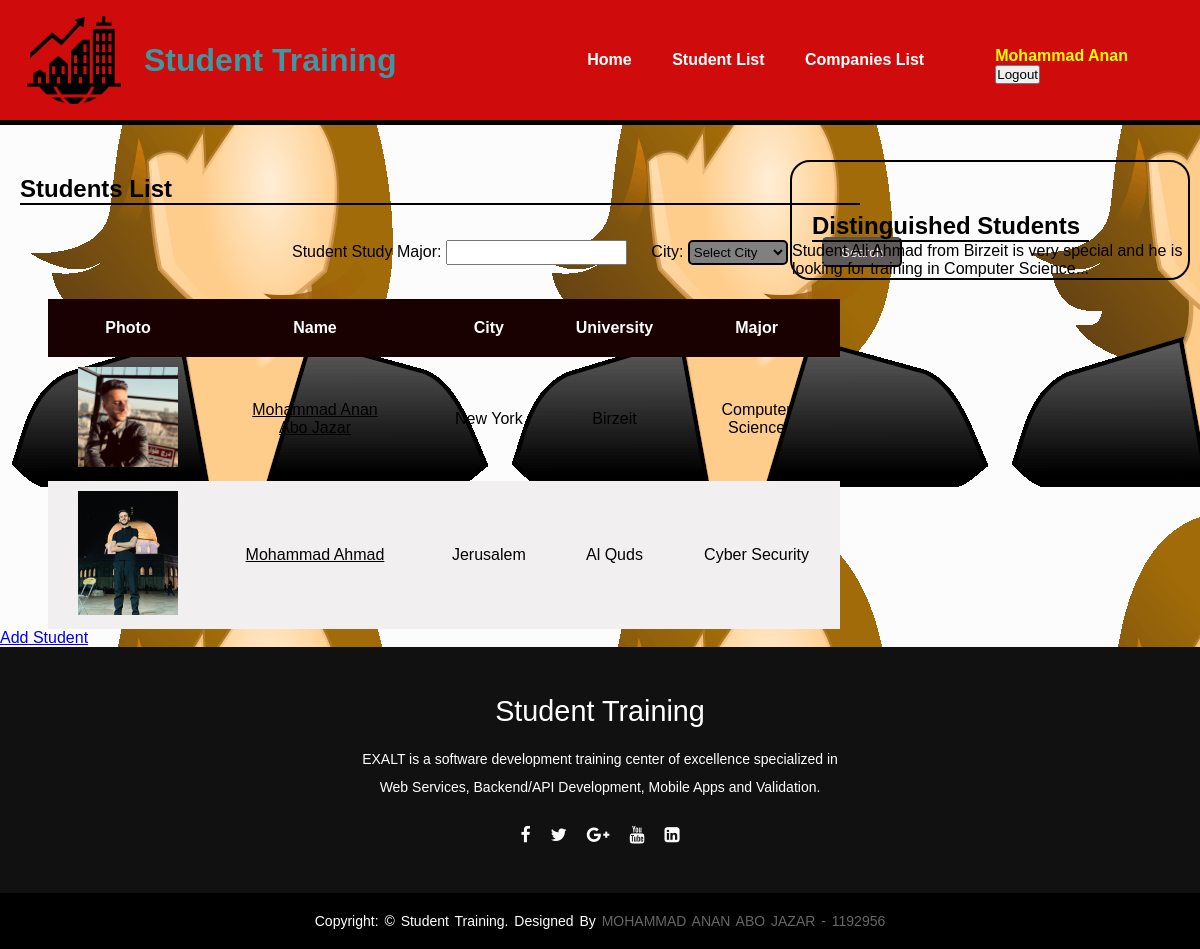
/students.php (signed in), run on the app's committed database.
### tables this page shows
CREATE TABLE `student` (
  `id` int(50) NOT NULL,
  `name` varchar(50) NOT NULL,
  `cityid` int(50) NOT NULL,
  `email` varchar(50) NOT NULL,
  `tel` varchar(50) NOT NULL,
  `university` varchar(50) NOT NULL,
  `major` varchar(50) NOT NULL,
  `projects` varchar(100) NOT NULL,
  `interests` varchar(200) NOT NULL,
  `photopath` varchar(100) NOT NULL,
  `userid` int(11) NOT NULL
);

CREATE TABLE `city` (
  `id` int(50) NOT NULL,
  `name` varchar(50) NOT NULL,
  `country` varchar(50) NOT NULL
);

### model.php (called while the page is built, shortened)
<?php
    class Model{
        public function getStudentsRecord(){
            $object_db = new DatabaseConnection;
            $conn = $object_db->connect();
            $query = "SELECT id , name , cityid , email , tel , university , major
            , projects , interests , photopath , userid FROM student";
            $statement = $conn->prepare($query);
            $statement->execute();
            return $statement ;
        }
        public function getCity($cityid){
            $object_db = new DatabaseConnection;
            $conn = $object_db->connect();
            $query = "SELECT id , name , country FROM city WHERE id=".$cityid;
            $statement = $conn->prepare($query);
            $statement->execute();
            $count = $statement->rowCount();
            $city = "";
            if ($count == 1){
                while($row=$statement->fetch(PDO::FETCH_NUM)){
                    $city = $row[2];
                }
                return $city;
            }
            else{
                $city = "No City";
                return $city;
            }
        }
    }
?>

### students.php (the view, shortened to what this page needs)
<?php include "parts/_header.php" ?>
<?php include_once 'model.php'; ?>
<main>
    <h2>Students List</h2>
    <form class="list-form"action="?" method="get">
        <div>
            <label>Student Study Major:</label>
            <input class="text-field-major" type="text" name="major"/>
            <label>City:</label>
            <select name="city">
                <option>Select City</option>
            </select>
            <input class="btn-search" type="submit" value="Search" name="search"/>
        </div>
    </form>
    <table class="table-data">
        <thead>
            <tr>
                <th>Photo</th>
                <th>Name</th>
                <th>City</th>
                <th>University</th>
                <th>Major</th>
            </tr>
        </thead>
        <tbody>
            <?php
            if(!isset($_GET['search'])){
                $model_obj = new Model;
                $statement = $model_obj->getStudentsRecord();
                $count = $statement->rowCount();
                if ($count > 0){
                    while($row=$statement->fetch(PDO::FETCH_NUM)){
                        $city = $model_obj->getCity($row[2]); ?>
                        <tr>
                            <td><img class='student-img' src='<?php echo $row[9]?>' alt='student photo'/></td>
                            <td><a class='link-table' href='student.php?id=<?php echo $row[10] ?>' alt='student link information'><?php echo $row[1] ?></a></td>
                            <td><?php echo $city ?></td>
                            <td><?php echo $row[5] ?></td>
                            <td><?php echo $row[6] ?></td>
                        </tr>
            <?php } } }
            else {
                $major = $_GET['major'] ;
                $city = $_GET['city'] ;
                $model_obj = new Model;
                $statement = $model_obj->searchStudents($major , $city);
                if ($statement != 0){
                    $count = $statement->rowCount();
                    if ($count > 0){
                        while($row=$statement->fetch(PDO::FETCH_NUM)){
                            $city = $model_obj->getCity($row[2]);?>
                            <tr>
                                <td><img class='student-img' src='<?php echo $row[9]?>' alt='student photo'/></td>
                                <td><a class='link-table' href='student.php?id=<?php echo $row[10] ?>' alt='student link information'><?php echo $row[1] ?></a></td>
                                <td><?php echo $city ?></td>
                                <td><?php echo $row[5] ?></td>
                                <td><?php echo $row[6] ?></td>
                            </tr>
                    <?php } } else{ ?>
                            <tr>
                                <td><img class='student-img' src='images/not-found.png' alt='student photo'/></td>
                                <td>???</td>
                                <td>???</td>
                                <td>???</td>
                                <td>???</td>
                            </tr>
                <?php } } else {echo "<h5>Please enter information</h5>" ;
                $model_obj = new Model;
                $statement = $model_obj->getStudentsRecord();
                $count = $statement->rowCount();
                if ($count > 0){
                    while($row=$statement->fetch(PDO::FETCH_NUM)){
                        $city = $model_obj->getCity($row[2]); ?>
                        <tr>
                            <td><img class='student-img' src='<?php echo $row[9]?>' alt='student photo'/></td>
                            <td><a class='link-table' href='student.php?id=<?php echo $row[10] ?>' alt='student link information'><?php echo $row[1] ?></a></td>
                            <td><?php echo $city ?></td>
                            <td><?php echo $row[5] ?></td>
                            <td><?php echo $row[6] ?></td>
                        </tr>
            <?php } } } }?>
        </tbody>
    </table>
    <a class="add-student-link" href="add- .php" alt="add student">Add Student</a>
    <aside>
        <h2>Distinguished Students</h2>
        <p>
            Student Ali Ahmad from Birzeit is very special and he is looking for training in Computer Science...
        </p>
    </aside>
</main>
<?php include "parts/_footer.php" ?>

### css/layout.css (style rules this page uses)
* { margin: 0; padding: 0; box-sizing: border-box; }
body { background-color: #fcfcfc; font-family: sans-serif; background-image: url("images/my-photo.png"); }
main h2 { margin-top: 50px; margin-left: 20px; border-bottom: 2px black solid; width: 70%; }
aside { border: black 2px solid; width: 400px; position: absolute; top: 10em; right: 0; margin-right: 10px; border-radius: 20px; }
.student-img { width: 100px; }
.table-data { margin-left: 3em; margin-top: 2em; text-align: center; border-collapse: collapse; width: 66%; }
.table-data td { padding-top: 10px; padding-left: 30px; padding-right: 30px; padding-bottom: 10px; }
.table-data th { padding: 20px; }
.table-data tr { transition: 0.7s; }
.table-data tr:nth-child(even) { background-color: rgb(241, 239, 239); }
.table-data th { color: white; background-color: rgb(26, 1, 1); }
.table-data a { color: black; }
.list-form { width: fit-content; margin-left: 17em; margin-top: 2em; }
.list-form div label { padding-left: 20px; }
.list-form input[type = "submit"] { margin-left: 30px; width: 80px; height: 30px; border-radius: 2px black solid; border-radius: 5px; color: rgb(247, 236, 236); background-color: rgb(95, 89, 89); transition-duration: 0.7s; }
.list-form select { width: 100px; height: 25px; background-color: gray; border: 2px black solid; transition-duration: 0.67s; border-radius: 5px; }
.list-form input[type="text"] { height: 25px; }

### data on the page
student: photopath (picture), name "Mohammad Anan Abo Jazar", cityid.country "New York", university "Birzeit", major "Computer Science"
student: photopath (picture), name "Mohammad Ahmad", cityid.country "Jerusalem", university "Al Quds", major "Cyber Security"

### other printed values
$displayname "Mohammad Anan"
